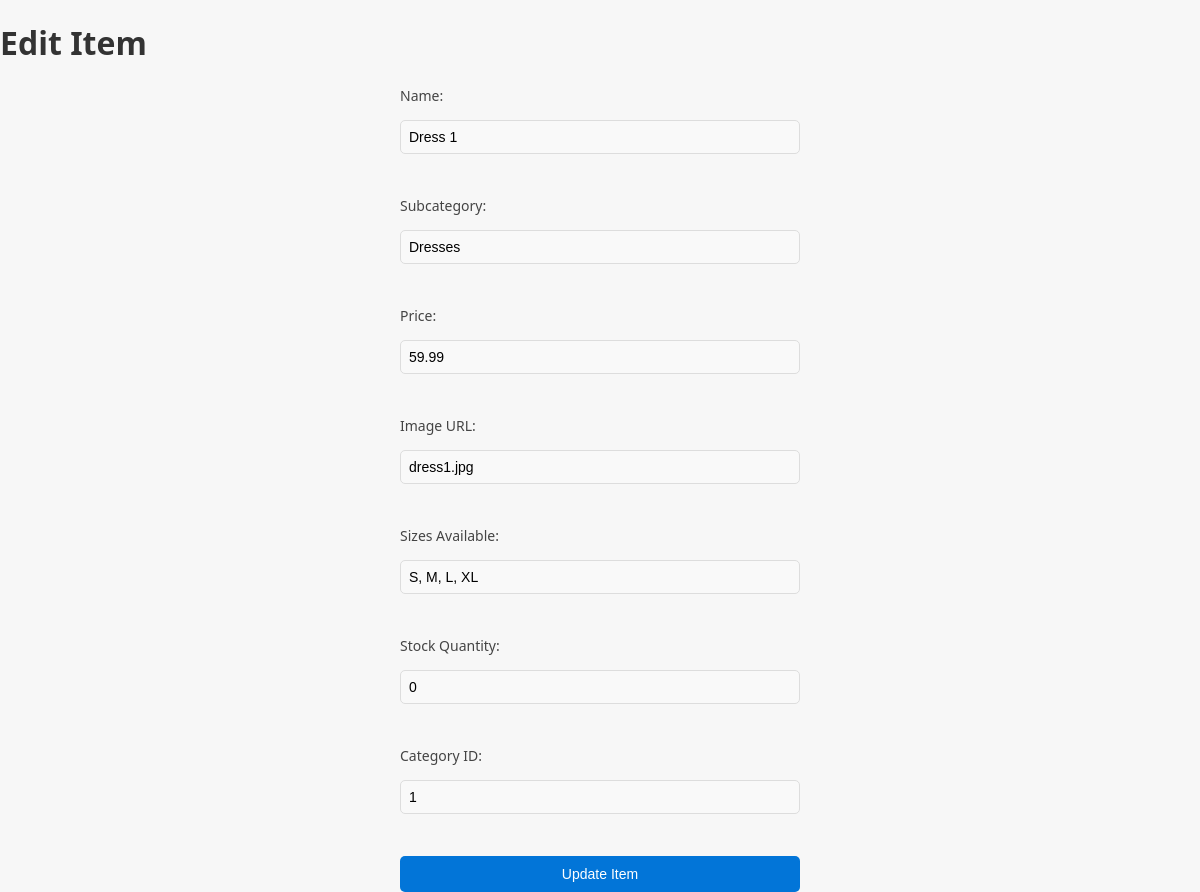
The page /edit_item.php?id=1 on the database its author committed.
### tables this page shows
CREATE TABLE `products` (
  `product_id` int(11) NOT NULL,
  `name` varchar(100) DEFAULT NULL,
  `subcategory` varchar(100) DEFAULT NULL,
  `price` decimal(10,2) DEFAULT NULL,
  `image` varchar(255) DEFAULT NULL,
  `SizesAvailable` varchar(50) DEFAULT NULL,
  `stock_quantity` int(11) DEFAULT NULL,
  `category_id` int(11) DEFAULT NULL
);

### edit_item.php (the view, shortened to what this page needs)
<?php
include('config.php');
if (isset($_GET['id'])) {
    $itemId = $_GET['id'];
    $query = "SELECT * FROM products WHERE product_id = $itemId";
    $result = mysqli_query($conn, $query);
    $item = mysqli_fetch_assoc($result);
} else {
    header("Location: manage_items.php");
    exit();
}
?>
<!DOCTYPE html>
<html lang="en">
<head>
    <link rel="stylesheet" href="manage.css">
</head>
<body>
    <h1>Edit Item</h1>
    <form method="POST" action="edit_item.php?id=<?php echo $itemId; ?>">
        <label for="name">Name:</label><input type="text" name="name" value="<?php echo htmlspecialchars($item['name']); ?>" required><br>
        <label for="subcategory">Subcategory:</label><input type="text" name="subcategory" value="<?php echo htmlspecialchars($item['subcategory']); ?>" required><br>
        <label for="price">Price:</label><input type="number" name="price" value="<?php echo $item['price']; ?>" required><br>
        <label for="image">Image URL:</label><input type="text" name="image" value="<?php echo htmlspecialchars($item['image']); ?>"><br>
        <label for="SizesAvailable">Sizes Available:</label><input type="text" name="SizesAvailable" value="<?php echo htmlspecialchars($item['SizesAvailable']); ?>" required><br>
        <label for="stock_quantity">Stock Quantity:</label><input type="number" name="stock_quantity" value="<?php echo $item['stock_quantity']; ?>" required><br>
        <label for="category_id">Category ID:</label><input type="number" name="category_id" value="<?php echo $item['category_id']; ?>" required><br>
        <button type="submit" name="edit">Update Item</button>
    </form>
</body>
</html>

### manage.css (style rules this page uses)
body { font-family: 'Segoe UI', Tahoma, Geneva, Verdana, sans-serif; background-color: #f7f7f7; margin: 0; padding: 0; color: #333; }
form { display: flex; flex-direction: column; gap: 10px; max-width: 400px; margin: 0 auto; }
label { font-size: 14px; color: #444; }
input[type="email"], input[type="password"], input[type="text"], input[type="number"] { padding: 8px; font-size: 14px; border: 1px solid #ddd; border-radius: 5px; margin-top: 5px; width: 100%; box-sizing: border-box; background-color: #f9f9f9; }
button { padding: 10px 15px; background-color: #0275d8; color: white; border: none; border-radius: 5px; font-size: 14px; cursor: pointer; transition: background-color 0.3s ease; width: 100%; }

### rows shown on the page
products: name "Dress 1", subcategory "Dresses", price "59.99", image "dress1.jpg", SizesAvailable "S, M, L, XL", stock_quantity "0", category_id "1"
